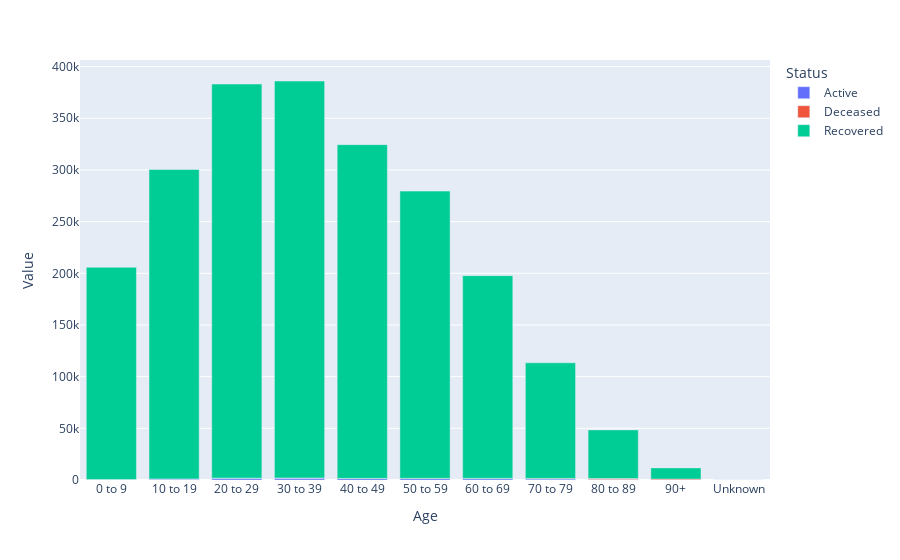

Notebook cell for this chart:
### Code cell
fig = px.bar(Test_Age,
            x="Age",
            y="Value",
            color="Status")
fig.show()

### Figure 1 — Plotly figure (JSON) as saved in the notebook; plotly's stock layout.template omitted (floating-point values rounded to 4 significant figures)
{"data": [{"alignmentgroup": "True", "hovertemplate": "Status=Active<br>Age=%{x}<br>Value=%{y}<extra></extra>", "legendgroup": "Active", "marker": {"color": "#636efa", "pattern": {"shape": ""}}, "name": "Active", "offsetgroup": "Active", "orientation": "v", "showlegend": true, "textposition": "auto", "type": "bar", "x": ["0 to 9", "10 to 19", "20 to 29", "30 to 39", "40 to 49", "50 to 59", "60 to 69", "70 to 79", "80 to 89", "90+", "Unknown"], "xaxis": "x", "y": [501, 993, 1803, 1895, 1514, 1485, 1367, 1039, 445, 108, 0], "yaxis": "y"}, {"alignmentgroup": "True", "hovertemplate": "Status=Deceased<br>Age=%{x}<br>Value=%{y}<extra></extra>", "legendgroup": "Deceased", "marker": {"color": "#EF553B", "pattern": {"shape": ""}}, "name": "Deceased", "offsetgroup": "Deceased", "orientation": "v", "showlegend": true, "textposition": "auto", "type": "bar", "x": ["0 to 9", "10 to 19", "20 to 29", "30 to 39", "40 to 49", "50 to 59", "60 to 69", "70 to 79", "80 to 89", "90+", "Unknown"], "xaxis": "x", "y": [3, 2, 2, 8, 24, 87, 202, 505, 977, 776, 0], "yaxis": "y"}, {"alignmentgroup": "True", "hovertemplate": "Status=Recovered<br>Age=%{x}<br>Value=%{y}<extra></extra>", "legendgroup": "Recovered", "marker": {"color": "#00cc96", "pattern": {"shape": ""}}, "name": "Recovered", "offsetgroup": "Recovered", "orientation": "v", "showlegend": true, "textposition": "auto", "type": "bar", "x": ["0 to 9", "10 to 19", "20 to 29", "30 to 39", "40 to 49", "50 to 59", "60 to 69", "70 to 79", "80 to 89", "90+", "Unknown"], "xaxis": "x", "y": [205375, 299463, 381298, 384167, 322963, 277950, 196174, 111841, 47064, 10845, 76], "yaxis": "y"}], "layout": {"barmode": "relative", "legend": {"title": {"text": "Status"}, "tracegroupgap": 0}, "margin": {"t": 60}, "xaxis": {"anchor": "y", "domain": [0, 1], "title": {"text": "Age"}}, "yaxis": {"anchor": "x", "domain": [0, 1], "title": {"text": "Value"}}}}
